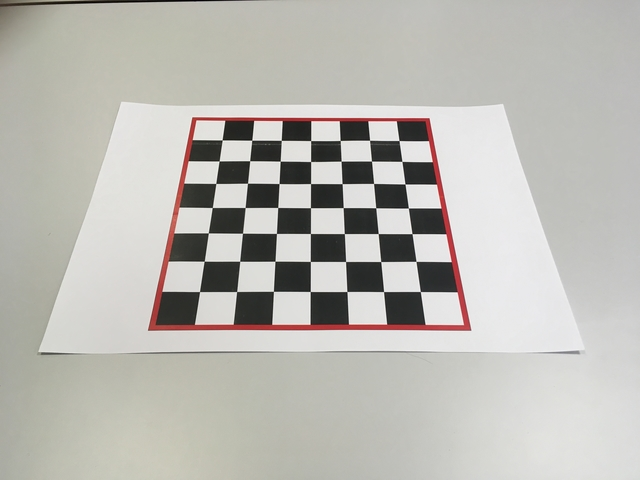
#> input picture Old/PaoloAttempt0602/chessboardPrinted.jpg, 640 x 480 px, found by its file name
$ python Hough.py
#> lines starting #> are read from the running program, lines starting #| are printed output that depends on the picture; after the words box and inside, x2 and y2 are one past the last pixel; in counts of white or black regions, pixels touching at a corner belong together
import cv2
import numpy as np

img = cv2.imread("chessboardPrinted.jpg",1)
#> img is the input picture: shape (480, 640, 3); mean B, G, R 179.6, 185.3, 186.9
img = cv2.GaussianBlur(img,(5,5),0)
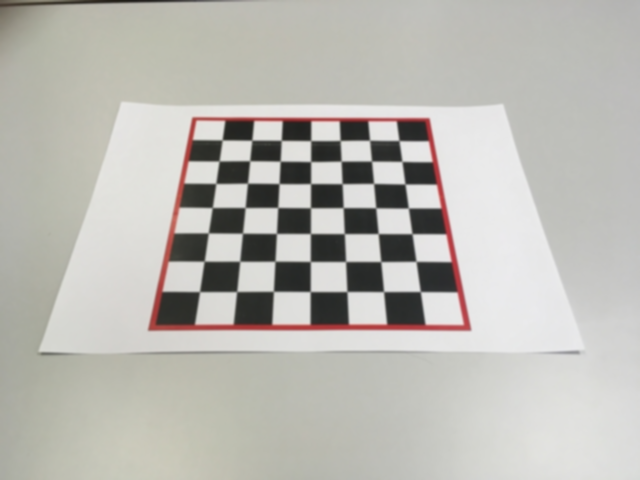
#> img: shape (480, 640, 3); mean B, G, R 179.6, 185.4, 186.9
hsv = cv2.cvtColor(img, cv2.COLOR_BGR2HSV)
#> hsv: shape (480, 640, 3); mean H, S, V 34.9, 12, 187.5


res,thresh = cv2.threshold(hsv[:,:,0], 25, 250, cv2.THRESH_BINARY_INV)
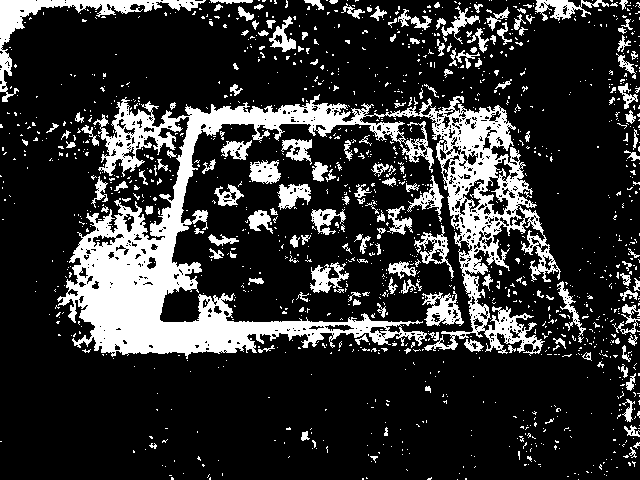
#> thresh: shape (480, 640); values 0 (black) and 250 (white), 19.7% white; 1343 white regions (1178 under 20 px), largest, box (x1, y1, x2, y2) and area: (57, 94, 561, 359) 37204, (0, 0, 206, 102) 2764, (422, 291, 464, 326) 770

cv2.imshow("Thresh",thresh)

edges = cv2.Canny(img, 100, 300) # TUNE
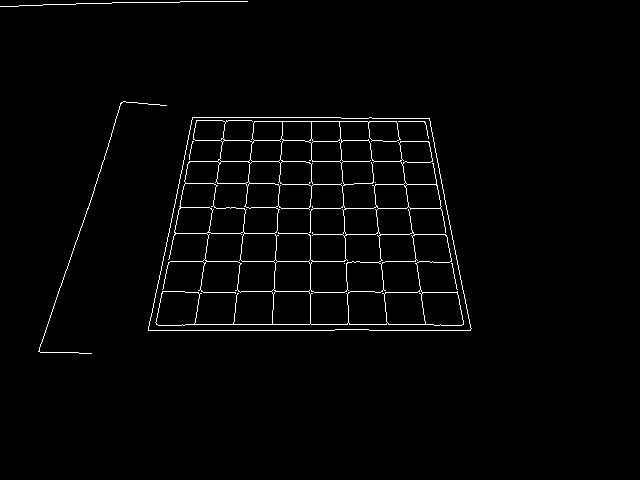
#> edges: shape (480, 640); 1.9% white in thin lines or dots, all inside (x1, y1, x2, y2) = (0, 1, 472, 354)
cv2.imshow("Canny",edges)

Rres = 1
Thetares = 1*np.pi/180
Threshold = 1
minLineLength = 1
maxLineGap = 100
lines = cv2.HoughLinesP(edges,rho = 1,theta = 1*np.pi/180,threshold = 100,minLineLength = 100,maxLineGap = 50)
#> lines = 26 rows, first 6: [148, 330, 470, 330], [149, 324, 470, 324], [162, 261, 457, 261], [191, 121, 430, 121], [183, 161, 437, 161], [38, 351, 104, 159]
N = lines.shape[0]
#> N = 26
for i in range(N):
    x1 = lines[i][0][0]
    y1 = lines[i][0][1]
    x2 = lines[i][0][2]
    y2 = lines[i][0][3]
    cv2.line(img,(x1,y1),(x2,y2),(255,0,0),2)
#> this loop made 26 passes
#> (x1, y1, x2, y2) on passes 1 to 12: (148, 330, 470, 330), (149, 324, 470, 324), (162, 261, 457, 261), (191, 121, 430, 121), (183, 161, 437, 161), (38, 351, 104, 159), (192, 117, 371, 117), (148, 329, 192, 118), (156, 292, 463, 292), (43, 4, 231, 1), (179, 208, 446, 208), (162, 291, 463, 291)
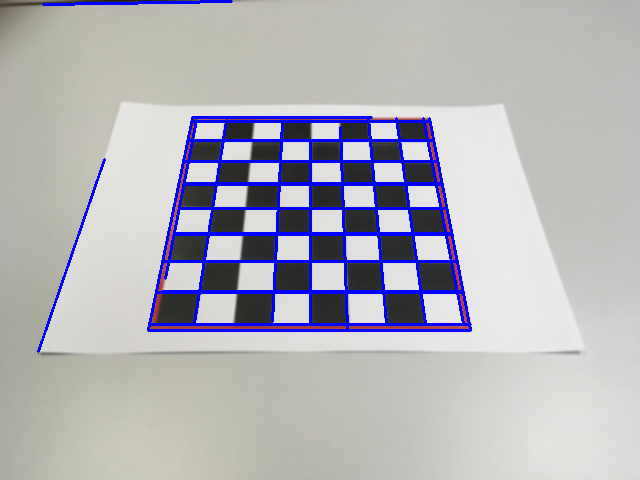
#> img: shape (480, 640, 3); 5.25% of pixels changed, all inside (x1, y1, x2, y2) = (37, 0, 472, 353)

cv2.imshow('dst',img)
if cv2.waitKey(0) & 0xff == 27:
#> (key Esc is pressed here)
    cv2.destroyAllWindows()
